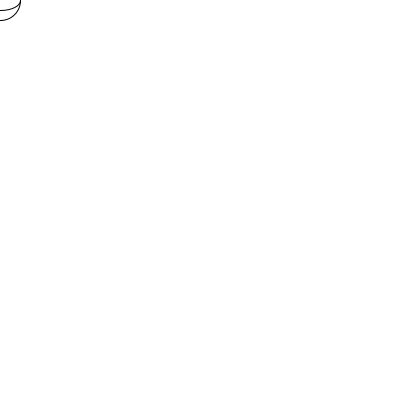
Frame 1 (no input)
Frame 60 (the mouse pressed at the canvas centre just before this capture): identical to frame 1, image omitted
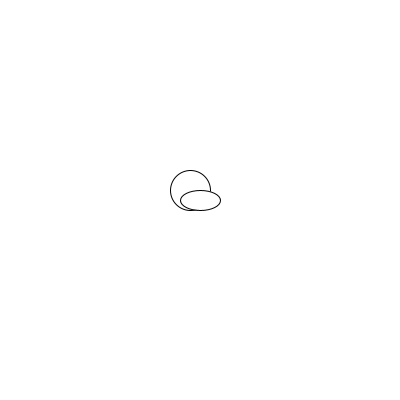
Frame 120 (the mouse held since frame 60 and released just before this capture)

The Processing sketch that drew these frames (run headless with seeded random() and noise(); from frame 60 on, the mouse is pressed at the canvas centre):

// Processing sketch: week03_5
// ── week03_5.pde
//week03-5-mousecat????
void setup(){
  size(400,400);
}
float x,y;
void draw(){
  background(255);
  ellipse(x,y,40,40);
  ellipse(mouseX,mouseY,40,20);
  x=(x*19+mouseX)/20;
  y=(y*19+mouseY)/20;
}
